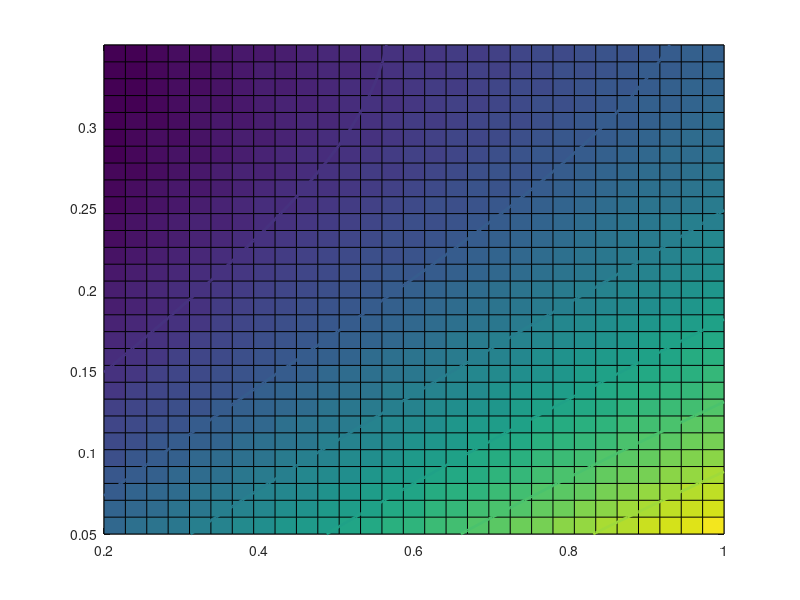

Write the MATLAB code that produced this figure. (Note: this script raises an error after producing the figure.)
function pic_fig7()
    
    Lambda_beta = linspace(0.2, 1, 30);

    Lambda_mu   = linspace(0.05, 0.35, 30);

    K_Q = linspace(3e6, 9e6, 30);

    close all;

    data = load('data/double_par/beta_mu_D.mat');  D = data.D;
    
    tit = {"day 20", "day 40", "day 60"};
    for i=1:3

        [X,Y] = meshgrid(Lambda_beta, Lambda_mu);

        figure('Position',[100,100,600,450])

        hold on; box on; 

        pcolor(X, Y, D{i}');

        contour(X, Y, D{i}', 6, 'LineWidth', 2, 'Color', 'k', 'LineStyle', ':');  

        shading interp

        hold on

        xlabel('$\lambda_\beta$','Interpreter','latex','FontSize',12);

        ylabel('$\lambda_\mu$','Interpreter','latex','FontSize',12);

        colormap(jet);

        
        
        title(tit{i});
        set(gca,'FontSize', 18,'FontName', 'Arial');

        fm = ['Figure/fig7/beta_mu_day', num2str(i*20)];

        print(fm,'-dpng','-r600');

    end
    
    
    data = load('data/double_par/mu_KQ_D.mat');  D = data.D;

    for i=1:3

        [X,Y] = meshgrid(Lambda_mu, K_Q);

        figure('Position',[100,100,600,450])

        pcolor(X, Y, D{i}');

        hold on; box on; 

        contour(X, Y, D{i}', 6, 'LineWidth', 2, 'Color', 'k', 'LineStyle', ':');  

        shading interp

        hold on

        xlabel('$\lambda_\mu$','Interpreter','latex','FontSize',12);

        ylabel('$K_{\hat{Q}}$','Interpreter','latex','FontSize',12);

        colormap(jet);

        set(gca,'FontSize', 18,'FontName', 'Arial');

        % fm = ['Figure/fig7/mu_KQ_day', num2str(i*20)];

        % print(fm,'-dpng','-r600');

    end
    
    
    data = load('data/double_par/KQ_beta_D.mat');  D = data.D;

    for i=1:3

        [X,Y] = meshgrid(K_Q, Lambda_beta);

        figure('Position',[100,100,600,450])

        hold on; box on; 

        pcolor(X, Y, D{i}');

        contour(X, Y, D{i}', 6, 'LineWidth', 2, 'Color', 'k', 'LineStyle', ':');  

        shading interp

        xlabel('$K_{\hat{Q}}$','Interpreter','latex','FontSize',12);

        ylabel('$\lambda_\beta$','Interpreter','latex','FontSize',12);

        colormap(jet);

        set(gca,'FontSize', 18,'FontName', 'Arial');

        % fm = ['Figure/fig7/KQ_beta_day', num2str(i*20)];

        % print(fm,'-dpng','-r600');
        
    end

end
